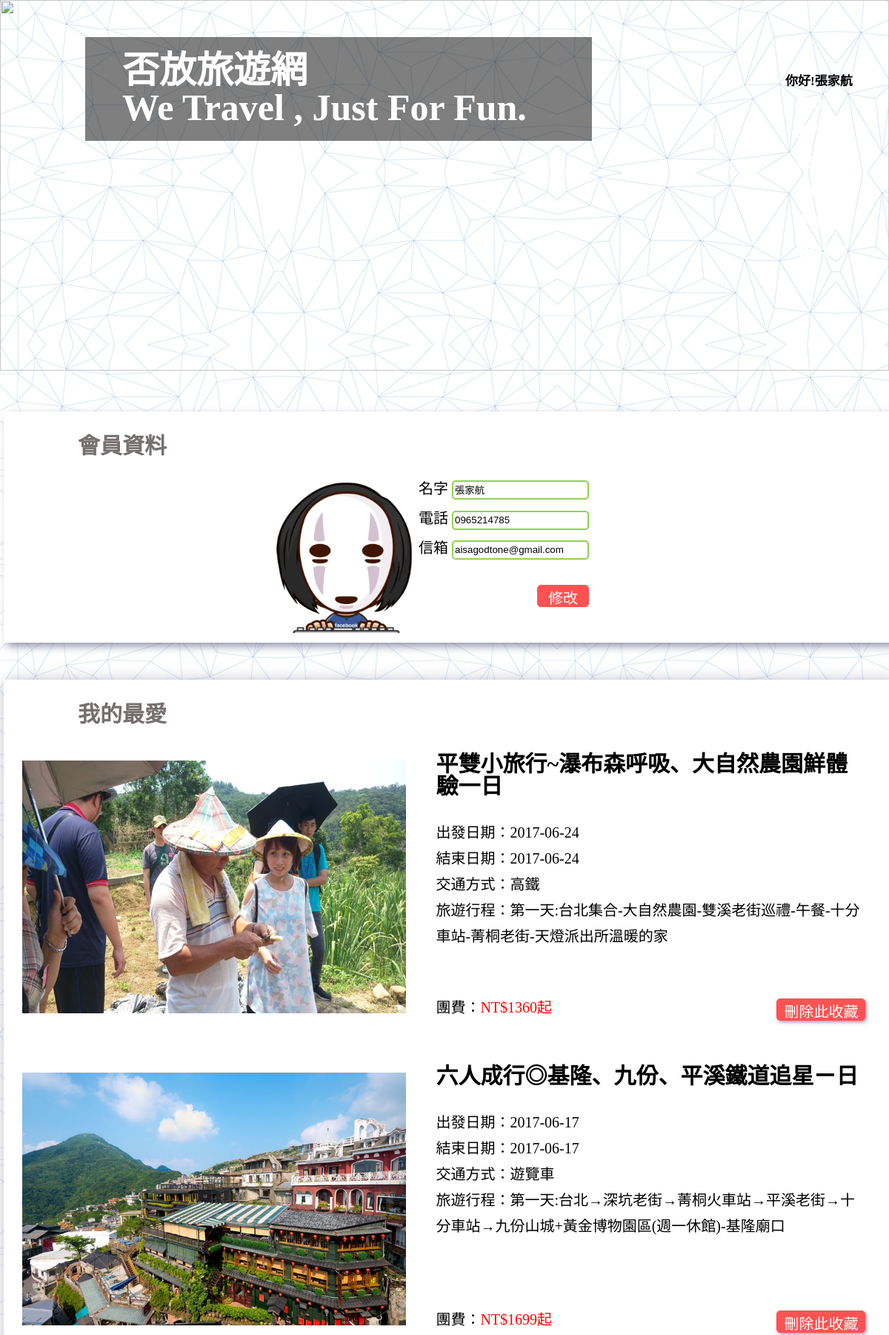
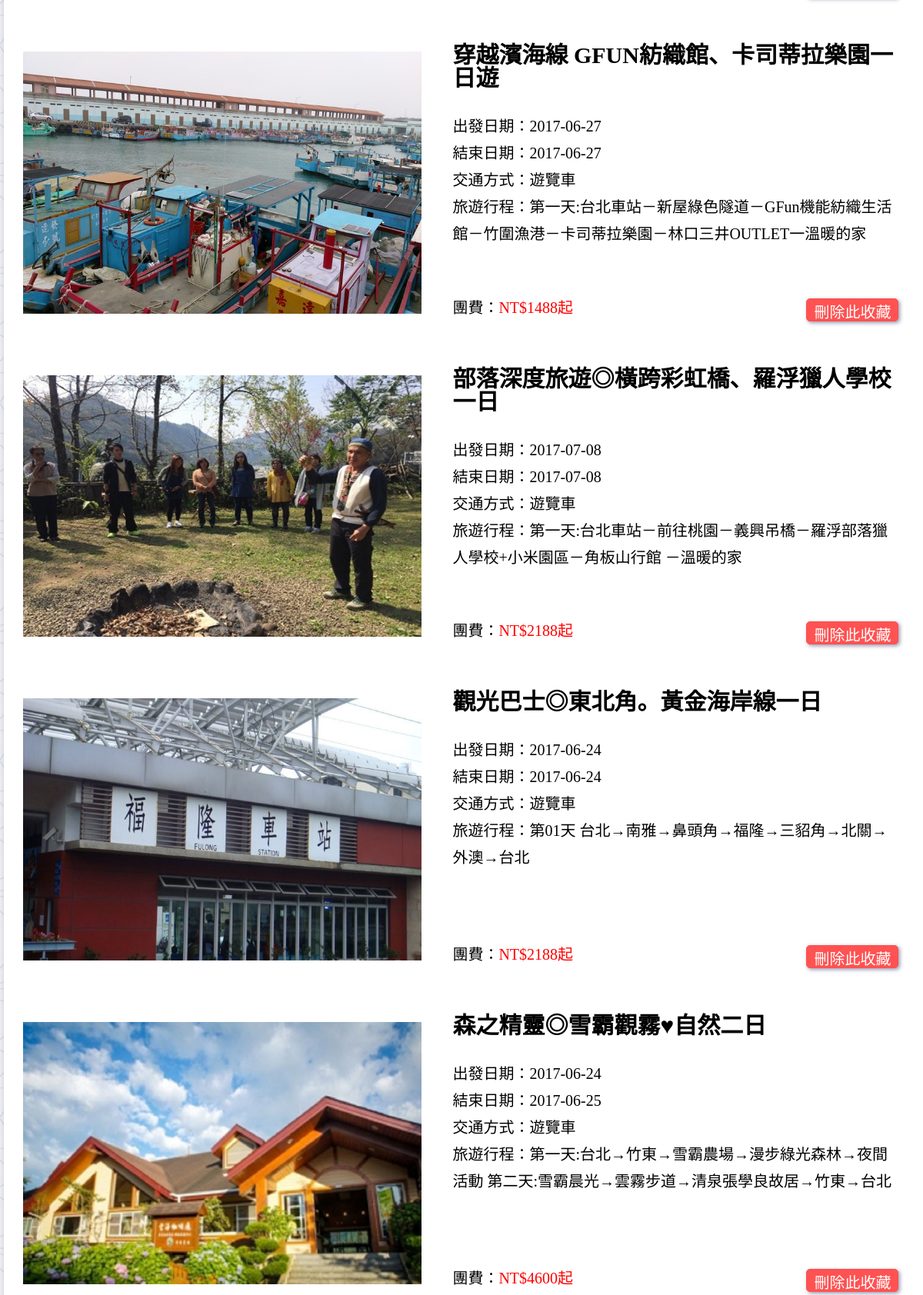
Page /member.php (signed in, upper part) on the committed database (2 pictures, top to bottom).
### tables this page shows
CREATE TABLE IF NOT EXISTS `favorite` (
  `favarite_id` varchar(20) NOT NULL,
  `member_id` varchar(20) NOT NULL,
  `travel_id` varchar(20) NOT NULL,
  PRIMARY KEY (`favarite_id`),
  KEY `member_id` (`member_id`),
  KEY `travel_id` (`travel_id`),
  KEY `travel_id_2` (`travel_id`),
  KEY `travel_id_3` (`travel_id`)
);

CREATE TABLE IF NOT EXISTS `travel` (
  `travel_id` varchar(100) NOT NULL,
  `travel_name` varchar(100) NOT NULL,
  `travel_type` varchar(20) NOT NULL,
  `travel_date` date NOT NULL,
  `travel_endtime` date NOT NULL,
  `travel_traffic` varchar(20) NOT NULL,
  `travel_schedule` varchar(100) NOT NULL,
  `travel_detail` varchar(2000) NOT NULL,
  `travel_price` int(100) NOT NULL,
  `travel_prcnum` varchar(20) NOT NULL,
  `travel_path` varchar(100) NOT NULL,
  PRIMARY KEY (`travel_id`)
);

### member.php (the view, shortened to what this page needs)
<!DOCTYPE html>
<html>
<head>
	<link rel="stylesheet" href="css/user.css">
</head>
<body background="\images\bg.png">
			<div class="top">
			<img src="http://blog.asiayo.com/wp-content/uploads/2016/10/%E5%8D%97%E6%8A%95-1920x768.jpg" class="top_pic">
				<div class="logo"><a href="index.php"><h1 class="title_word"><span class="title_word_forfun">否放</span>旅遊網<br>We Travel , Just <span class="title_word_forfun">For Fun.</span></h1></a></div>
				<div class="title_li">
					<ul id="menu">
						<?php
								echo "<li>你好!".$_SESSION['U_NAME']."<br></li>";
								echo "<li><a href='logout.php'>登出</a></li>";
						?>
						<li><a href="#" id="l">簡介</a></li>
						<li><a href="#">旅遊資訊</a>
						</li>
						<li><a href="arrange.php">行程安排</a></li>
								<li><a href='member.php'>會員專區</a></li>
								<li><a href='#' id="contact">聯絡我們</a></li>
					</ul>
					</div>
 					</div>
			<div class="wrapper">
				<div class="user1">
					<h1>會員資料</h1>
						<div class="user1content">
							<div class="user-photo">
								<?php
									$tra_id = $_SESSION["U_ID"];
									if (strlen($tra_id) < 15) {
										echo "<img src='picture/head.png' width='225px' height='225px'><br>";
									}else{
										echo "<img src='https://graph.facebook.com/$tra_id/picture?type=large'><br>";
									}
								?>
							</div>
							<div class="user-information">
							<form action="member.php" method="POST">
							<label>名字</label>
								<?php
									$name = $_SESSION["U_NAME"];
									echo "<input id='uname' type='text' name='uname' value='$name'>"."<br>";
								?>
							<label>電話</label>
								<?php
									$phone = $_SESSION["U_PHONE"];
									echo "<input id='uphone' type='text' name='uphone' value='$phone'>"."<br>";
								?>
							<label>信箱</label>
								<?php
									$email = $_SESSION["U_EMAIL"];
									echo "<input id='uemail' type='text' name='uemail' value='$email'>";
								?>
							<button type="submit" class="alter-user-information-submit">修改</button>
							</form>
							</div>
						</div>
				</div>
		<div class="fff">
							<h1>我的最愛</h1>
			<ul>
				<li>
				<div class="travel_information">
					<?php
    					$mem_id = $_SESSION['U_ID'];
    				    require_once("db_config.php");
						$get_sql = "SELECT travel.*, favorite.favarite_id, favorite.member_id from travel left join favorite on travel.travel_id = favorite.travel_id where favorite.member_id = $mem_id  order by travel_type";
    				    $data = mysqli_query($link, $get_sql);
						for($i=1;$i<=mysqli_num_rows($data);$i++){
							$rs=mysqli_fetch_row($data);
					?>
					<div class="travel_pic">
					<a href="detail.php?id=<?php echo $rs[0] ?>"><img src="<?php echo $rs[10]?>" alt=""></a>
					</div>
					<div class="travel_word">
						<h2><?php echo $rs[1]?></h2>
						<p>出發日期：<?php echo $rs[3]?></p>
						<p>結束日期：<?php echo $rs[4]?></p>
						<p>交通方式：<?php echo $rs[5]?></p>
						<p>旅遊行程：<?php echo $rs[6]?></p>
						<p class="price">團費：<span>NT$<?php echo $rs[8]?>起</span></p>
						 <button type="submit" class="delete_favorite"><a href="member.php?id=<?php echo $rs[0] ?>">刪除此收藏</a></button>
					</div>
					<?php }?>
				</div>
				</li>
			</ul>
</div>
			</div>
</body>
</html>

### css/user.css (style rules this page uses)
html, body, div, span, applet, object, iframe, h1, h2, h3, h4, h5, h6, p, blockquote, pre, a, abbr, acronym, address, big, cite, code, del, dfn, em, img, ins, kbd, q, s, samp, small, strike, strong, sub, sup, tt, var, b, u, i, center, dl, dt, dd, ol, ul, li, fieldset, form, label, legend, table, caption, tbody, tfoot, thead, tr, th, td, article, aside, canvas, details, embed, figure, figcaption, footer, header, hgroup, menu, nav, output, ruby, section, summary, time, mark, audio, video { margin: 0; padding: 0; border: 0; font-size: 100%; font: inherit; vertical-align: baseline; }
body { line-height: 1; }
ol, ul { list-style: none; }
body { background-image:url( "../images/bg.png" ); font-family: '微軟正黑體'; }
a { text-decoration: none; }
.wrapper { width: 1200px; height: auto; margin-left: auto; margin-right: auto; padding: 5px; margin-top: 50px; }
.wrapper h1 { font-size: 30px; font-weight: bold; color: #766F6F; padding-top: 2px; padding-bottom: 2px; }
.user1 { box-shadow:5px 5px 10px rgba(20%,20%,40%,0.5); background-color: #fff; height: auto; width: 1200px; margin-bottom: 50px; padding-top: 30px; padding-bottom: 30px; position: relative; }
.user1 h1 { margin-left: 100px; }
.user1content { margin: 0 auto; width: 500px; }
.user-photo { margin: 0 auto; width: 200px; height: 200px; text-align: center; margin-top: 10px; float: left; }
.user-information { margin: 0 auto; width: 270px; height: auto; line-height: 40px; margin-top: 10px; padding: 10px; color: #000; border-radius:10px; float: left; font-size: 20px; }
.user-information input { border: 2px #91D04E solid; border-radius: 5px; height: 20px; }
.alter-user-information-submit { background-color: #FF5252; font-family: '微軟正黑體'; border: 1px #FF5252 solid; color: #fff; width: 70px; height: 30px; font-size: 20px; margin-left: 160px; margin-top: 30px; border-radius: 5px; }
.fff h1 { font-size: 30px; font-weight: bold; color: #766F6F; padding-top: 2px; padding-bottom: 2px; margin-left: 100px; }
.fff { background-color: #fff; box-shadow:5px 5px 20px rgba(20%,20%,40%,0.5); position: relative; padding-top: 30px; }
.top { width: 100%; height: 500px; margin-bottom: 100px; position: relative; margin:0 auto; }
.top img { opacity: 0.9; }
.top_pic { width: 100%; height: 500px; }
* .title_word { font-family: '微軟正黑體'; position: absolute; left: 115px; top: 50px; z-index:1; color: white; font-weight:bold; font-size: 50px; height: 120px; width: 634px; background: rgba(0,0,0,.5); padding-left: 50px; padding-top: 20px; }
.title_li { font-family: '微軟正黑體'; position: absolute; right: 30px; top: 70px; z-index:1; color: ; margin-top: 30px; }
#menu { margin: 0; padding: 0; list-style: none; position: absolute; right: 10px; width: 100px; float: left; line-height: 20px; }
#menu li { margin: 0; padding: 0; font-size: 17px; font-weight: bold; }
#menu li a { padding: 10px 15px; display: block; color: #fff; text-decoration: none; }
.title_li li { margin-top: 15px; }
.travel_information { padding: 5px; margin-bottom: 30px; background-color: white; }
.travel_pic img { width: 518.4px; height: 340.8723px; float: left; margin: 40px 20px; }
.travel_word { margin-left: 30px; float: left; word-break: break-all; width: 580px; height: 420.83px; position: relative; margin: 0 20px; }
.travel_word h2 { float: left; font-weight: bold; font-size: 30px; margin-bottom: 30px; margin-top: 30px; width: 580px; }
.travel_word p { font-size: 20px; line-height: 35px; }
.price { position: absolute; bottom: 30px; }
.travel_word span { color: red; }
.delete_favorite { background-color: #FF5252; font-family: '微軟正黑體'; border: 1px #FF5252 solid; color: #fff; width: 120px; height: 30px; font-size: 20px; border-radius: 5px; box-shadow:2px 2px 5px rgba(20%,20%,40%,0.5); position: absolute; right: 0px; bottom: 30px; }
.delete_favorite a { color: #fff; }

### rows in the picture
favorite: travel.travel_path (picture), travel.travel_name "平雙小旅行~瀑布森呼吸、大自然農園鮮體驗一日", travel.travel_date "2017-06-24", travel.travel_endtime "2017-06-24", travel.travel_traffic "高鐵", travel.travel_schedule "第一天:台北集合-大自然農園-雙溪老街巡禮-午餐-十分車站-菁桐老街-天燈派出所溫暖的家", travel.travel_price "1360"
favorite: travel.travel_path (picture), travel.travel_name "六人成行◎基隆、九份、平溪鐵道追星ㄧ日", travel.travel_date "2017-06-17", travel.travel_endtime "2017-06-17", travel.travel_traffic "遊覽車", travel.travel_schedule "第一天:台北→深坑老街→菁桐火車站→平溪老街→十分車站→九份山城+黃金博物園區(週一休館)-基隆廟口", travel.travel_price "1699"
favorite: travel.travel_path (picture), travel.travel_name "穿越濱海線 GFUN紡織館、卡司蒂拉樂園一日遊", travel.travel_date "2017-06-27", travel.travel_endtime "2017-06-27", travel.travel_traffic "遊覽車", travel.travel_schedule "第一天:台北車站－新屋綠色隧道－GFun機能紡織生活館－竹圍漁港－卡司蒂拉樂園－林口三井OUTLET一溫暖的家", travel.travel_price "1488"
favorite: travel.travel_path (picture), travel.travel_name "部落深度旅遊◎橫跨彩虹橋、羅浮獵人學校一日", travel.travel_date "2017-07-08", travel.travel_endtime "2017-07-08", travel.travel_traffic "遊覽車", travel.travel_schedule "第一天:台北車站－前往桃園－義興吊橋－羅浮部落獵人學校+小米園區－角板山行館 －溫暖的家", travel.travel_price "2188"
favorite: travel.travel_path (picture), travel.travel_name "觀光巴士◎東北角。黃金海岸線一日", travel.travel_date "2017-06-24", travel.travel_endtime "2017-06-24", travel.travel_traffic "遊覽車", travel.travel_schedule "第01天 台北→南雅→鼻頭角→福隆→三貂角→北關→外澳→台北", travel.travel_price "2188"
favorite: travel.travel_path (picture), travel.travel_name "森之精靈◎雪霸觀霧♥自然二日", travel.travel_date "2017-06-24", travel.travel_endtime "2017-06-25", travel.travel_traffic "遊覽車", travel.travel_schedule "第一天:台北→竹東→雪霸農場→漫步綠光森林→夜間活動 第二天:雪霸晨光→雲霧步道→清泉張學良故居→竹東→台北", travel.travel_price "4600"

### other values in the picture
$_SESSION['U_NAME'] "張家航"
